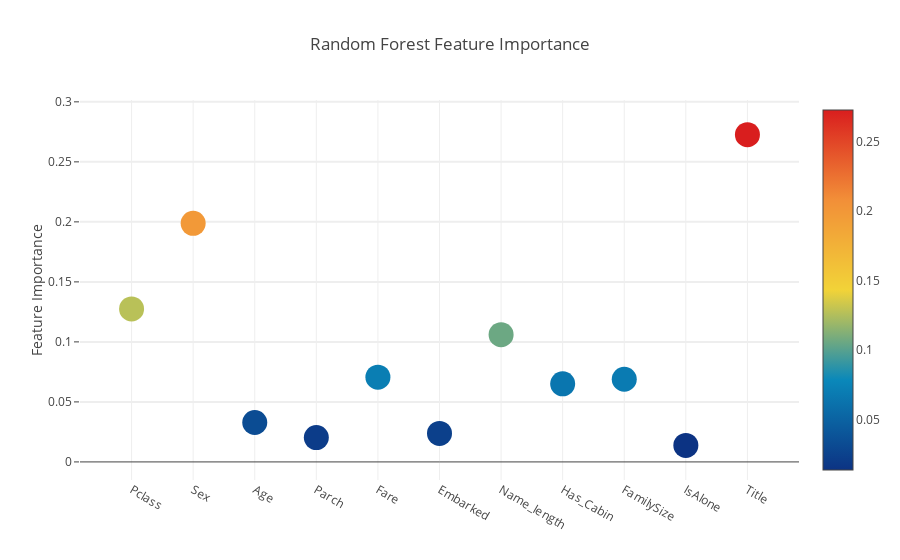

The notebook cell this image was saved under:
### Markdown cell above
<a id="13"></a> <br>
## 4-5. Plotly 산점도 그림을 통한 반응적 변수의 중요도

저는 이 시점에서 대화형 Plotly 패키지를 사용하여 다음과 같이 "산점도"를 호출하여,<br>
분산 플롯을 통해 다른 분류기의 형상 가져오기 값을 시각화할 것입니다.

### Code cell
# Scatter plot for Random Forest feature importances
trace = go.Scatter(y = feature_dataframe['Random Forest feature importances'].values,
                   x = feature_dataframe['features'].values,
                   mode='markers',
                   marker=dict(sizemode = 'diameter', sizeref = 1, size = 25,
                               color = feature_dataframe['Random Forest feature importances'].values,
                               colorscale='Portland', showscale=True),
                   text = feature_dataframe['features'].values)
data = [trace]

layout= go.Layout(autosize= True,
                  title= 'Random Forest Feature Importance',
                  hovermode= 'closest',
                  yaxis=dict(title='Feature Importance', ticklen= 5, gridwidth= 2),
#                 xaxis= dict(title='Pop', ticklen= 5, zeroline= False, gridwidth= 2),
                  showlegend= False)

fig = go.Figure(data=data, layout=layout)
py.iplot(fig,filename='scatter2010')

### Figure 1 — Plotly figure (JSON) as saved in the notebook; plotly's stock layout.template omitted (floating-point values rounded to 4 significant figures)
{"data": [{"marker": {"color": [0.1274, 0.1988, 0.03281, 0.02026, 0.07062, 0.02372, 0.106, 0.06507, 0.06885, 0.01378, 0.2727], "colorscale": "Portland", "showscale": true, "size": 25, "sizemode": "diameter", "sizeref": 1}, "mode": "markers", "text": ["Pclass", "Sex", "Age", "Parch", "Fare", "Embarked", "Name_length", "Has_Cabin", "FamilySize", "IsAlone", "Title"], "type": "scatter", "x": ["Pclass", "Sex", "Age", "Parch", "Fare", "Embarked", "Name_length", "Has_Cabin", "FamilySize", "IsAlone", "Title"], "y": [0.1274, 0.1988, 0.03281, 0.02026, 0.07062, 0.02372, 0.106, 0.06507, 0.06885, 0.01378, 0.2727]}], "layout": {"autosize": true, "hovermode": "closest", "showlegend": false, "title": "Random Forest Feature Importance", "yaxis": {"gridwidth": 2, "ticklen": 5, "title": "Feature Importance"}}}
